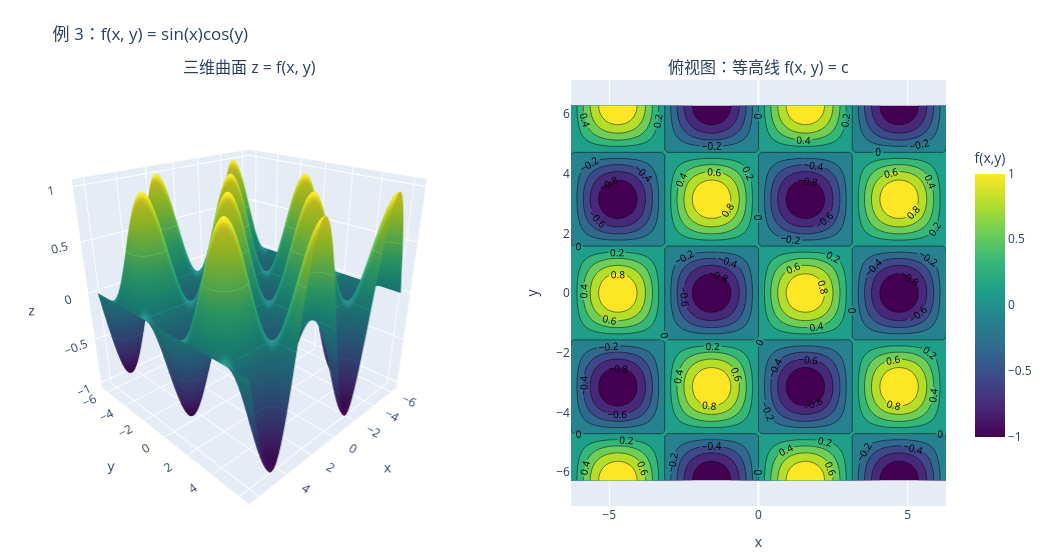

Notebook cell for this chart:
### Markdown cell above
观察：鞍面在 $x$ 方向上升、在 $y$ 方向下降；等高线变成双曲线。

### Code cell
def wave(x, y):
    return np.sin(x) * np.cos(y)


plot_surface_and_contours(wave, xlim=(-2 * np.pi, 2 * np.pi), ylim=(-2 * np.pi, 2 * np.pi), title="例 3：f(x, y) = sin(x)cos(y)")

### Figure 1 — Plotly figure (JSON) as saved in the notebook; plotly's stock layout.template omitted (floating-point values rounded to 4 significant figures; data arrays with more than 128 entries replaced by an {"elided": "..."} marker saying what was removed)
{"data": [{"colorbar": {"len": 0.72, "title": {"text": "f(x,y)"}}, "colorscale": [[0, "#440154"], [0.1111, "#482878"], [0.2222, "#3e4989"], [0.3333, "#31688e"], [0.4444, "#26828e"], [0.5556, "#1f9e89"], [0.6667, "#35b779"], [0.7778, "#6ece58"], [0.8889, "#b5de2b"], [1, "#fde725"]], "contours": {"z": {"highlightcolor": "white", "show": true, "usecolormap": true}}, "scene": "scene", "type": "surface", "x": {"elided": "121x121 float values"}, "y": {"elided": "121x121 float values"}, "z": {"elided": "121x121 float values"}}, {"colorscale": [[0, "#440154"], [0.1111, "#482878"], [0.2222, "#3e4989"], [0.3333, "#31688e"], [0.4444, "#26828e"], [0.5556, "#1f9e89"], [0.6667, "#35b779"], [0.7778, "#6ece58"], [0.8889, "#b5de2b"], [1, "#fde725"]], "contours": {"labelfont": {"size": 10}, "showlabels": true}, "showscale": false, "type": "contour", "x": [-6.283, -6.178, -6.074, -5.969, -5.864, -5.76, -5.655, -5.55, -5.445, -5.341, -5.236, -5.131, -5.027, -4.922, -4.817, -4.712, -4.608, -4.503, -4.398, -4.294, -4.189, -4.084, -3.979, -3.875, -3.77, -3.665, -3.56, -3.456, -3.351, -3.246, -3.142, -3.037, -2.932, -2.827, -2.723, -2.618, -2.513, -2.409, -2.304, -2.199, -2.094, -1.99, -1.885, -1.78, -1.676, -1.571, -1.466, -1.361, -1.257, -1.152, -1.047, -0.9425, -0.8378, -0.733, -0.6283, -0.5236, -0.4189, -0.3142, -0.2094, -0.1047, 0.0, 0.1047, 0.2094, 0.3142, 0.4189, 0.5236, 0.6283, 0.733, 0.8378, 0.9425, 1.047, 1.152, 1.257, 1.361, 1.466, 1.571, 1.676, 1.78, 1.885, 1.99, 2.094, 2.199, 2.304, 2.409, 2.513, 2.618, 2.723, 2.827, 2.932, 3.037, 3.142, 3.246, 3.351, 3.456, 3.56, 3.665, 3.77, 3.875, 3.979, 4.084, 4.189, 4.294, 4.398, 4.503, 4.608, 4.712, 4.817, 4.922, 5.027, 5.131, 5.236, 5.341, 5.445, 5.55, 5.655, 5.76, 5.864, 5.969, 6.074, 6.178, 6.283], "xaxis": "x", "y": [-6.283, -6.178, -6.074, -5.969, -5.864, -5.76, -5.655, -5.55, -5.445, -5.341, -5.236, -5.131, -5.027, -4.922, -4.817, -4.712, -4.608, -4.503, -4.398, -4.294, -4.189, -4.084, -3.979, -3.875, -3.77, -3.665, -3.56, -3.456, -3.351, -3.246, -3.142, -3.037, -2.932, -2.827, -2.723, -2.618, -2.513, -2.409, -2.304, -2.199, -2.094, -1.99, -1.885, -1.78, -1.676, -1.571, -1.466, -1.361, -1.257, -1.152, -1.047, -0.9425, -0.8378, -0.733, -0.6283, -0.5236, -0.4189, -0.3142, -0.2094, -0.1047, 0.0, 0.1047, 0.2094, 0.3142, 0.4189, 0.5236, 0.6283, 0.733, 0.8378, 0.9425, 1.047, 1.152, 1.257, 1.361, 1.466, 1.571, 1.676, 1.78, 1.885, 1.99, 2.094, 2.199, 2.304, 2.409, 2.513, 2.618, 2.723, 2.827, 2.932, 3.037, 3.142, 3.246, 3.351, 3.456, 3.56, 3.665, 3.77, 3.875, 3.979, 4.084, 4.189, 4.294, 4.398, 4.503, 4.608, 4.712, 4.817, 4.922, 5.027, 5.131, 5.236, 5.341, 5.445, 5.55, 5.655, 5.76, 5.864, 5.969, 6.074, 6.178, 6.283], "yaxis": "y", "z": {"elided": "121x121 float values"}}], "layout": {"annotations": [{"font": {"size": 16}, "showarrow": false, "text": "三维曲面 z = f(x, y)", "x": 0.2475, "xanchor": "center", "xref": "paper", "y": 1, "yanchor": "bottom", "yref": "paper"}, {"font": {"size": 16}, "showarrow": false, "text": "俯视图：等高线 f(x, y) = c", "x": 0.7975, "xanchor": "center", "xref": "paper", "y": 1, "yanchor": "bottom", "yref": "paper"}], "height": 560, "margin": {"b": 20, "l": 20, "r": 20, "t": 80}, "scene": {"aspectmode": "cube", "camera": {"eye": {"x": 1.45, "y": 1.45, "z": 0.95}}, "domain": {"x": [0, 0.495], "y": [0, 1]}, "xaxis": {"title": {"text": "x"}}, "yaxis": {"title": {"text": "y"}}, "zaxis": {"title": {"text": "z"}}}, "title": {"text": "例 3：f(x, y) = sin(x)cos(y)"}, "width": 1050, "xaxis": {"anchor": "y", "domain": [0.595, 1], "title": {"text": "x"}}, "yaxis": {"anchor": "x", "domain": [0, 1], "scaleanchor": "x", "scaleratio": 1, "title": {"text": "y"}}}}
